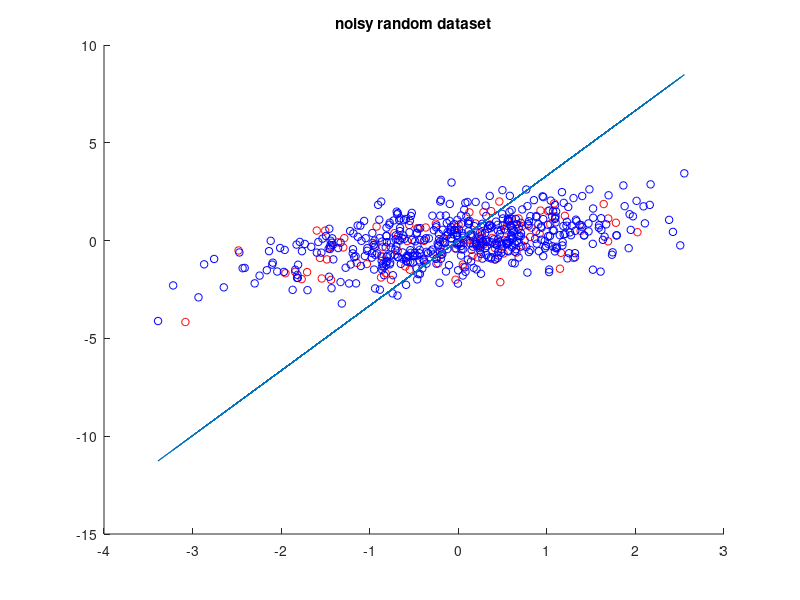

The MATLAB script that drew this image:
%% Generating noisy random dataset
w = randn(1,1)
n = randn(600, 1);
x = randn(600, 1);
y = (x*w' + n);


trainingset = [x(1:100),y(1:100)] 
testset = [x(101:600), y(101:600)]

figure
hold on
scatter(trainingset(:,1),trainingset(:,2), 30, 'r')
scatter(testset(:,1), testset(:,2),30, 'b' )
title('noisy random dataset')

%Question 2

% Estimating w based on training set
we = (1\(trainingset(1).' * trainingset(1))) * (trainingset(1).' * trainingset(2))

plot(x,x*we')

%compute mean squared error on training set and test set

trainingmse = (1/size(trainingset, 1)) * (trainingset(:,1)*we - trainingset(:,2)).' * (trainingset(:,1)*we - trainingset(:,2))
testmse = (1/size(testset, 1)) * (testset(:,1)*we - testset(:,2)).' * (testset(:,1)*we - testset(:,2))

%Question 3